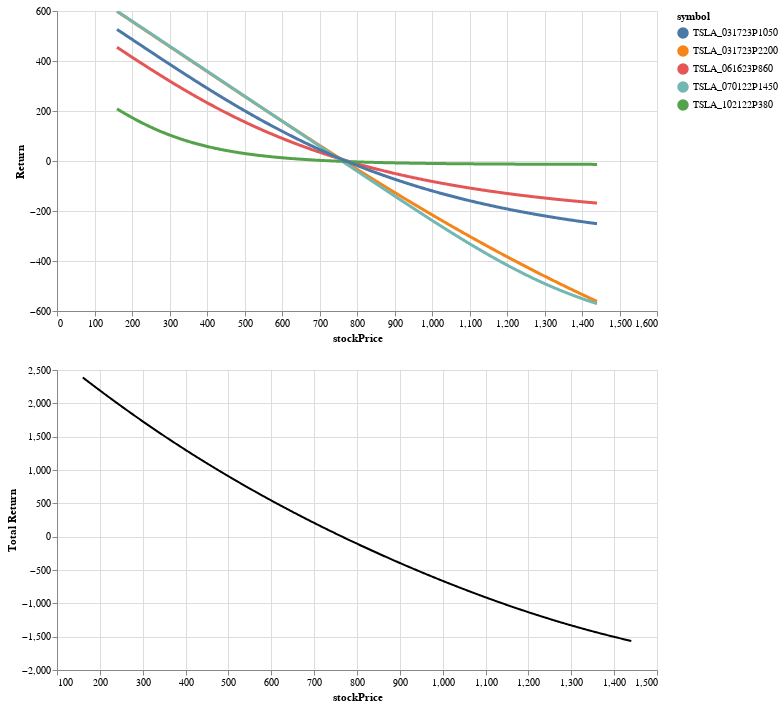

Notebook source saved alongside this figure:
### Code cell
# PnL diagram

options = df.sample(5)

centerPrice = 800

date = dt.date(2022,6,6)

def Option_PnL_Vis(options,date,centerPrice):
    """
    options: dataframe of options (pandas dataframe)
    date: date of PnL  (dt.date or dt.datetime)
    centerPrice: The visualization will draw the PnL diagram around centerPrice
    """



    def option_stockprice_DF(centerPrice,options,stepNum=500,percent=0.8):
        # https://stackoverflow.com/questions/42168103/how-to-expand-flatten-pandas-dataframe-efficiently
        # https://pandas.pydata.org/pandas-docs/stable/reference/api/pandas.DataFrame.explode.html

        """
        Create a dataframe of options with varying stockPrice
        """
        low = centerPrice*((1-percent))
        high = centerPrice*((1+percent))
        step = (high-low) / stepNum
        priceRange = [ low + step*num for num in range(stepNum+1)]
        options['stockPrice'] = options.apply(lambda df:priceRange,axis=1)
        newdf = options.explode('stockPrice')
        return newdf


    optionss = option_stockprice_DF(centerPrice,options)

    optionss['ExpectedPrice'] = optionss.apply(lambda df: optionpriceRow(df,df.stockPrice,date),axis=1)

    optionss['Num'] = options.apply(lambda df: 1,axis=1) # number of options for the position

    optionss['Return'] = optionss.apply(lambda df: (df.ExpectedPrice - df.mark)*df.Num,axis=1)

    indivual = alt.Chart(optionss).encode(
        x='stockPrice:Q',
        y='Return:Q',
        color='symbol:N',
        tooltip = ['description','stockPrice','Return','Num']
    )

    # https://altair-viz.github.io/gallery/multiline_highlight.html

    highlight = alt.selection(type='single', on='mouseover',
                        fields=['symbol'], nearest=True)

    points = indivual.mark_circle().encode(
        opacity=alt.value(0)
    ).add_selection(
        highlight
    )

    lines = indivual.mark_line().encode(size=alt.condition(~highlight, alt.value(1), alt.value(3)))

    res = (points+lines).interactive()



    # res = alt.concat(res).properties(
    #     title=alt.TitleParams(
    #         ['black line is the overall PnL'],
    #         baseline='bottom',
    #         orient='bottom',
    #         anchor='end',
    #         fontWeight='normal',
    #         fontSize=10,

    #         )
    # )


    # https://pandas.pydata.org/docs/reference/api/pandas.DataFrame.groupby.html
    # https://stackoverflow.com/questions/20490274/how-to-reset-index-in-a-pandas-dataframe
    totalReturnDF = optionss[['stockPrice','Return']].groupby(['stockPrice']).sum().reset_index()


    total = alt.Chart(totalReturnDF).mark_line(color='black').encode(
        x='stockPrice',
        y=alt.Y('Return:Q',title='Total Return'),
    )

    # https://altair-viz.github.io/gallery/multiline_tooltip.html

    nearest = alt.selection(type='single', nearest=True, on='mouseover',
                            fields=['stockPrice'], empty='none')

    selectors = alt.Chart(totalReturnDF).mark_point().encode(
        x='stockPrice:Q',
        opacity=alt.value(0),
    ).add_selection(
        nearest
    )

    points = total.mark_point().encode(
        opacity=alt.condition(nearest, alt.value(1), alt.value(0))
    )

    text = total.mark_text(align='left', dx=5, dy=-5).encode(
        text=alt.condition(nearest, 'Return:Q', alt.value(' '))
    )

    rules = alt.Chart(totalReturnDF).mark_rule(color='gray').encode(
        x='stockPrice:Q'
    ).transform_filter(
        nearest
    )

    total = alt.layer(total, selectors, rules, points, text)


    res = res.properties(width=600) & total.properties(width=600)

    return res

Option_PnL_Vis(options,date,centerPrice)

### Figure 1 — Vega-Lite specification as saved in the notebook (floating-point values rounded to 4 significant figures; data arrays with more than 128 entries replaced by an {"elided": "..."} marker saying what was removed)
{"config": {"view": {"continuousWidth": 400, "continuousHeight": 300}}, "vconcat": [{"layer": [{"mark": "circle", "encoding": {"color": {"field": "symbol", "type": "nominal"}, "opacity": {"value": 0}, "tooltip": [{"field": "description", "type": "nominal"}, {"field": "stockPrice", "type": "quantitative"}, {"field": "Return", "type": "quantitative"}, {"field": "Num", "type": "quantitative"}], "x": {"field": "stockPrice", "type": "quantitative"}, "y": {"field": "Return", "type": "quantitative"}}, "selection": {"selector001": {"type": "single", "on": "mouseover", "fields": ["symbol"], "nearest": true}, "selector002": {"type": "interval", "bind": "scales", "encodings": ["x", "y"]}}}, {"mark": "line", "encoding": {"color": {"field": "symbol", "type": "nominal"}, "size": {"condition": {"value": 1, "selection": {"not": "selector001"}}, "value": 3}, "tooltip": [{"field": "description", "type": "nominal"}, {"field": "stockPrice", "type": "quantitative"}, {"field": "Return", "type": "quantitative"}, {"field": "Num", "type": "quantitative"}], "x": {"field": "stockPrice", "type": "quantitative"}, "y": {"field": "Return", "type": "quantitative"}}}], "data": {"name": "data-4b1db24571088b7b0b8f9d971d052ddb"}, "width": 600}, {"layer": [{"mark": {"type": "line", "color": "black"}, "encoding": {"x": {"field": "stockPrice", "type": "quantitative"}, "y": {"field": "Return", "title": "Total Return", "type": "quantitative"}}}, {"mark": "point", "encoding": {"opacity": {"value": 0}, "x": {"field": "stockPrice", "type": "quantitative"}}, "selection": {"selector003": {"type": "single", "nearest": true, "on": "mouseover", "fields": ["stockPrice"], "empty": "none"}}}, {"mark": {"type": "rule", "color": "gray"}, "encoding": {"x": {"field": "stockPrice", "type": "quantitative"}}, "transform": [{"filter": {"selection": "selector003"}}]}, {"mark": "point", "encoding": {"opacity": {"condition": {"value": 1, "selection": "selector003"}, "value": 0}, "x": {"field": "stockPrice", "type": "quantitative"}, "y": {"field": "Return", "title": "Total Return", "type": "quantitative"}}}, {"mark": {"type": "text", "align": "left", "dx": 5, "dy": -5}, "encoding": {"text": {"condition": {"field": "Return", "type": "quantitative", "selection": "selector003"}, "value": " "}, "x": {"field": "stockPrice", "type": "quantitative"}, "y": {"field": "Return", "title": "Total Return", "type": "quantitative"}}}], "data": {"name": "data-107d25c152d058e1c4191927eee2c1e1"}, "width": 600}], "$schema": "https://vega.github.io/schema/vega-lite/v4.17.0.json", "datasets": {"data-4b1db24571088b7b0b8f9d971d052ddb": {"elided": "2505 records"}, "data-107d25c152d058e1c4191927eee2c1e1": {"elided": "501 records"}}}
